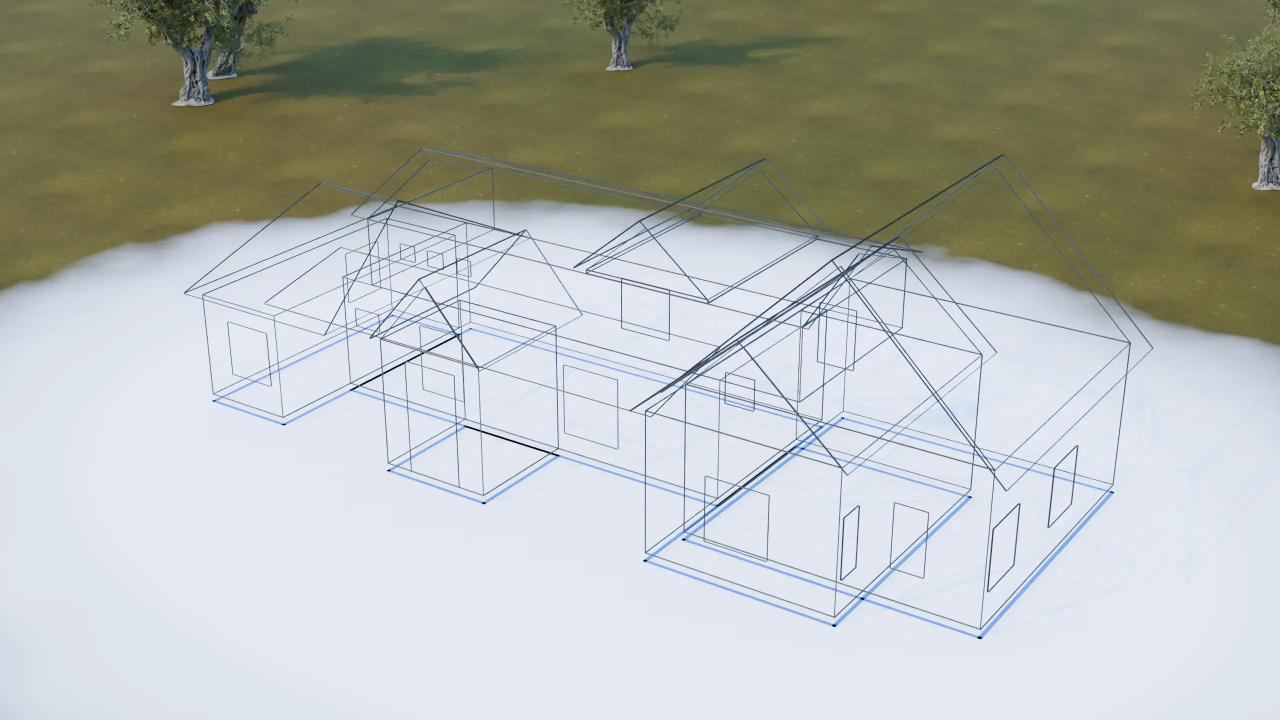
#> input picture frames/q/001.webp, 2560 x 1440 px, given in place of 081.webp, which was not available (shown at 1/2 size); the run also reads 1 picture not shown here
$ python compare_frames.py
#> lines starting #> are read from the running program, lines starting #| are printed output that depends on the picture; after the words box and inside, x2 and y2 are one past the last pixel; in counts of white or black regions, pixels touching at a corner belong together
"""Build the frame-to-finish slider images from two hero frames.

  python tools/compare_frames.py            # framing frame 81, finished frame 121
  python tools/compare_frames.py 79 121     # pick other frames

Run it from the aspen-cinematic folder after re-rendering the frames. The camera drifts during the
build, so the finished frame is warped onto the framing frame (SIFT features on the ground, a RANSAC
homography), then both are cropped to the same 16:9 box. Needs opencv-python and numpy.
Writes img/compare-frame(.webp|-sm.webp) and img/compare-finish(.webp|-sm.webp).
"""
import os
import sys

import cv2
import numpy as np

here = os.path.dirname(os.path.dirname(os.path.abspath(__file__)))
a_id, b_id = (int(sys.argv[1]), int(sys.argv[2])) if len(sys.argv) > 2 else (81, 121)


def load(i):
#> called with i = 81
    path = os.path.join(here, 'frames', 'q', f'{i:03d}.webp')
    im = cv2.imread(path, cv2.IMREAD_COLOR)
#> im is the input picture: shape (1440, 2560, 3); mean B, G, R 176.8, 182.8, 178.7
    if im is None:
        sys.exit(f'missing frame: {path}')
    return im


A, B = load(a_id), load(b_id)
sift = cv2.SIFT_create(4000)
ka, da = sift.detectAndCompute(cv2.cvtColor(A, cv2.COLOR_BGR2GRAY), None)
#> ka = 4000 keypoints; strongest (x, y, size): (1367, 1079, 3.6), (1668, 1251, 4.3), (1959, 1275, 4.6), (968, 1006, 3.6)
kb, db = sift.detectAndCompute(cv2.cvtColor(B, cv2.COLOR_BGR2GRAY), None)
#> kb = 4000 keypoints; strongest (x, y, size): (1291, 1122, 3.6), (1962, 1275, 4.5), (1670, 1251, 4.3), (968, 1007, 3.5)
good = [m for m, n in cv2.BFMatcher().knnMatch(db, da, k=2) if m.distance < 0.72 * n.distance]
#> good = 853 matches
if len(good) < 12:
    sys.exit('not enough matching features between the two frames; pick frames closer together')
src = np.float32([kb[g.queryIdx].pt for g in good]).reshape(-1, 1, 2)
#> src = 853 rows, first 8: [217.3, 47.79], [2553, 337.2], [2550.3, 313], [2548.8, 325.3], [236.1, 50.61], [239.7, 35.62], [2544, 307.9], [2542.9, 196.7]
dst = np.float32([ka[g.trainIdx].pt for g in good]).reshape(-1, 1, 2)
#> dst = 853 rows, first 8: [221.5, 46.48], [2555.3, 337.4], [2552.5, 313.8], [2550.9, 324], [240.6, 49.08], [243.9, 34.04], [1240.9, 86.55], [2545, 196.7]
H, inliers = cv2.findHomography(src, dst, cv2.RANSAC, 3.0)
#> H = [[0.994, 7.74e-05, 5.52], [-5.98e-05, 0.999, -0.83], [-2.03e-06, 1.74e-06, 1]]; inliers = 853 values, max 1 at index 0, min 0 at index 6, mean 0.817
print(f'{int(inliers.sum())} of {len(good)} matches agree')
#| 697 of 853 matches agree

h, w = A.shape[:2]
#> h = 1440; w = 2560
warped = cv2.warpPerspective(B, H, (w, h), flags=cv2.INTER_LANCZOS4)
valid = cv2.warpPerspective(np.full((h, w), 255, np.uint8), H, (w, h), flags=cv2.INTER_NEAREST)
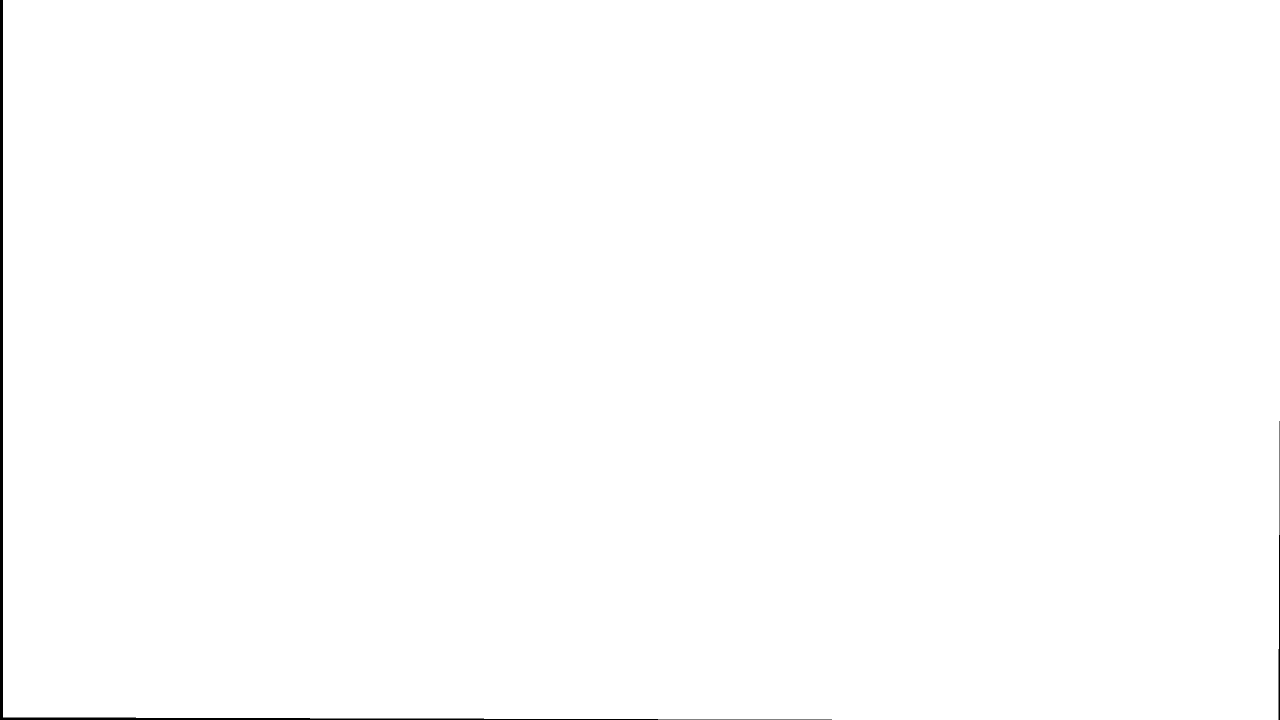
#> valid: shape (1440, 2560) (shown at 1/2 size); 99.6% white; 2 black regions, box (x1, y1, x2, y2) and area: (0, 0, 1664, 1440) 13450, (2557, 842, 2560, 1440) 1110

# largest centred 16:9 box that the warped frame fully covers
box = None
for f in np.arange(1.0, 0.6, -0.005):
    x0, y0 = int(w / 2 - w * f / 2), int(h / 2 - h * f / 2)
    x1, y1 = int(w / 2 + w * f / 2), int(h / 2 + h * f / 2)
    if valid[y0:y1, x0:x1].min() == 255:
        box = (x0, y0, x1, y1)
        break
if not box:
    sys.exit('the frames are too far apart to crop a shared view')
x0, y0, x1, y1 = box
for name, im in (('frame', A), ('finish', warped)):
    crop = im[y0:y1, x0:x1]
    for width, suffix in ((1920, ''), (1280, '-sm')):
        out = cv2.resize(crop, (width, round(width * crop.shape[0] / crop.shape[1])), interpolation=cv2.INTER_AREA)
        cv2.imwrite(os.path.join(here, 'img', f'compare-{name}{suffix}.webp'), out, [cv2.IMWRITE_WEBP_QUALITY, 80])
#> this loop made 2 passes
#> pass 1, `crop = im[y0:y1, x0:x1]`:
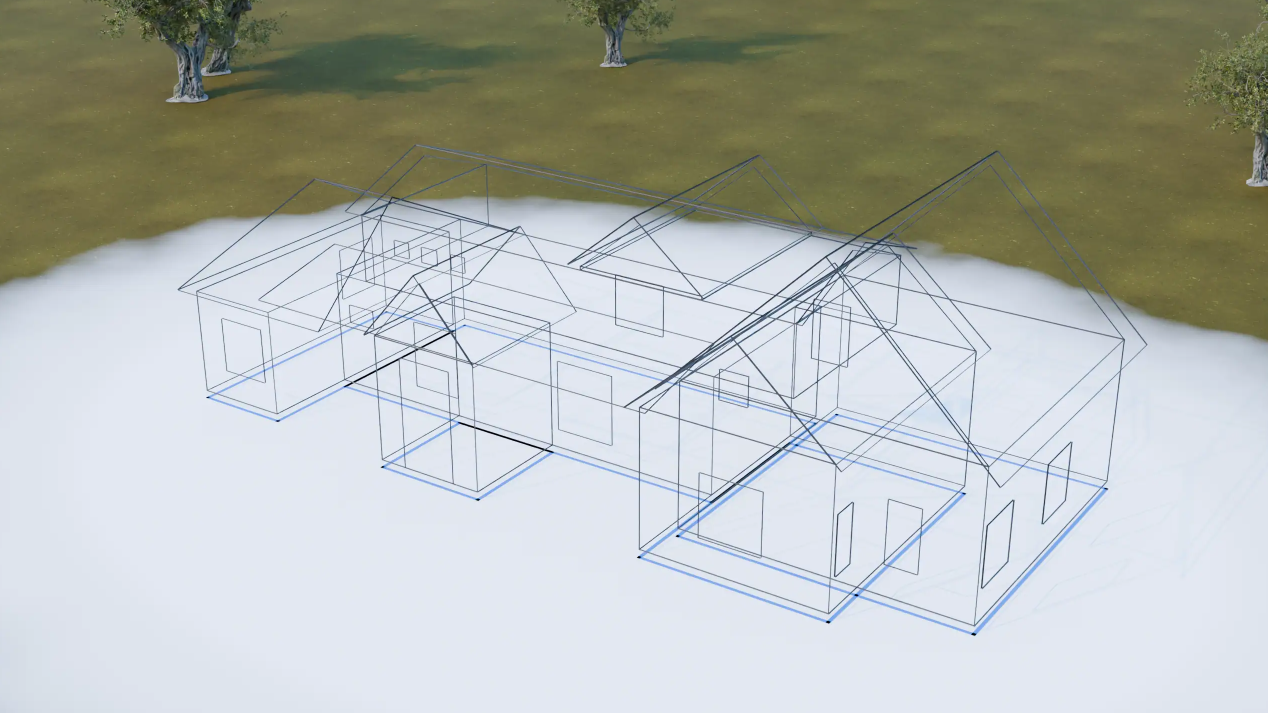
#> crop: shape (1425, 2535, 3) (shown at 1/2 size); mean B, G, R 177.2, 183, 179
#> pass 1, `cv2.imwrite(os.path.join(here, 'img', f'compare-{name}{suffix}.webp'),..`:
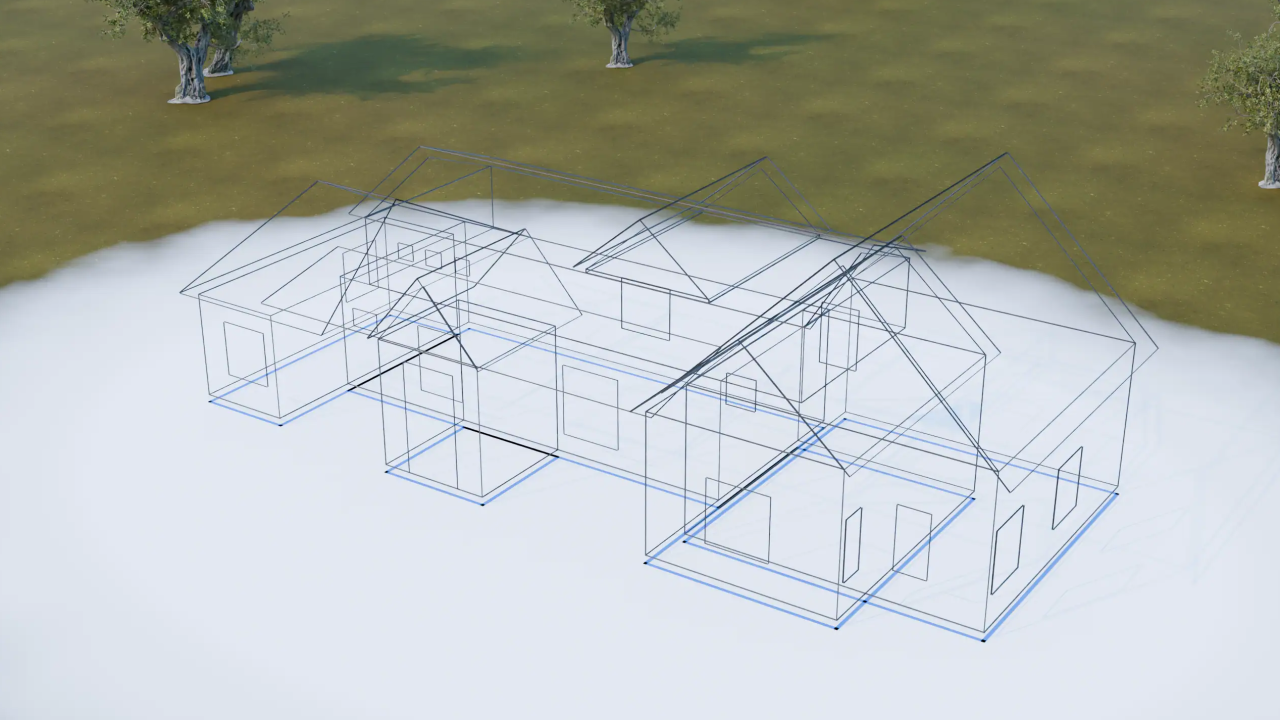
#> saved as compare-frame-sm.webp: shape (720, 1280, 3); mean B, G, R 177.2, 183, 179
print('wrote img/compare-frame*.webp and img/compare-finish*.webp')
